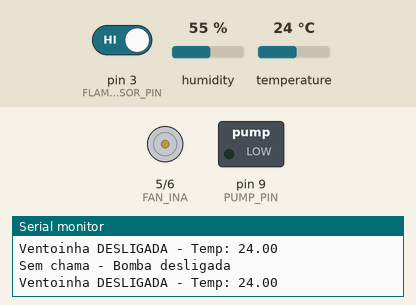
This sketch was run on a simulated Arduino Uno, built with avr-gcc and run on an emulated ATmega328P. Parts: motor-driver pin pairs drawn as motors (green arrow = first pin HIGH = forward, orange = second pin HIGH = backward, longer = more drive), switched loads named in the sketch (green lamp = pin HIGH), the last lines printed to the serial monitor. The inputs (shaded band) are chosen by the test bench; at power-on: temperature 24 °C, pin 3 (FLAME_SENSOR_PIN) HIGH, humidity 55 %.

Above: at 2.8 s.
2.9 s: temperature set to 39.3 °C
5.2 s: temperature set to 40.5 °C
At 7.2 s:
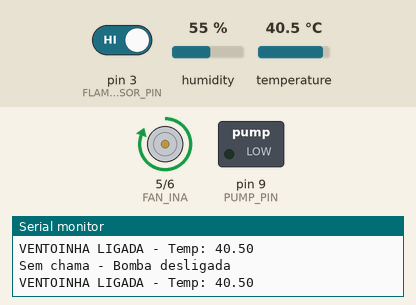
7.5 s: pin 3 (FLAME_SENSOR_PIN) driven LOW
At 9.2 s:
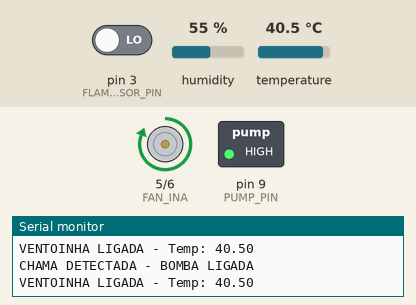
9.5 s: temperature set to 12 °C
At 11.0 s:
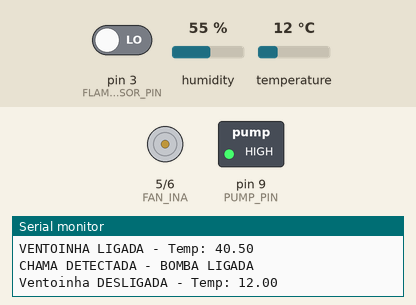
11.6 s: temperature set to 41 °C
At 12.8 s:
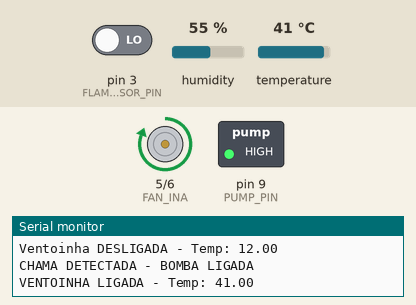
13.6 s: temperature set to 19 °C
At 14.6 s:
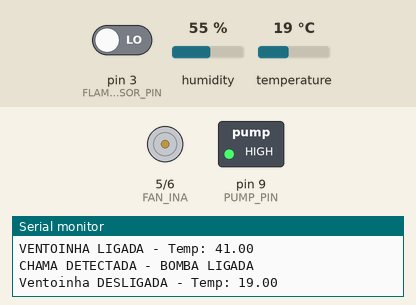
Timing chart, 0 to 16.6 s (numbered marks = the images above; inputs shaded):
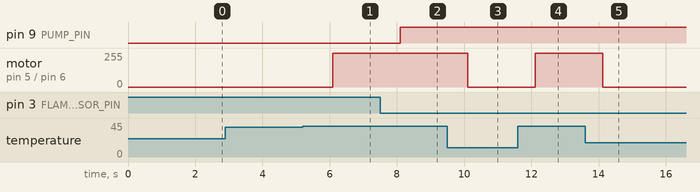

The sketch:

sketch_sem_PID.ino
```cpp
#include <DHT.h>

#define DHTPIN 2
#define DHTTYPE DHT22
#define FLAME_SENSOR_PIN 3
#define FAN_INA 5   // Pino INA do L9110
#define FAN_INB 6   // Pino INB do L9110
#define PUMP_PIN 9   // Pino da bomba d'água

DHT dht(DHTPIN, DHTTYPE);

void setup() {
  Serial.begin(9600);
  dht.begin();

  pinMode(FLAME_SENSOR_PIN, INPUT_PULLUP);  // Sensor de chama com pull-up interno
  pinMode(FAN_INA, OUTPUT);
  pinMode(FAN_INB, OUTPUT);
  pinMode(PUMP_PIN, OUTPUT);

  // Inicia com todos os dispositivos desligados
  digitalWrite(FAN_INA, LOW);
  digitalWrite(FAN_INB, LOW);
  digitalWrite(PUMP_PIN, LOW);

  Serial.println("Sistema iniciado - Modulo L9110");
  Serial.println("Aguardando dados dos sensores...");
}

void loop() {
  float temp = dht.readTemperature();
  bool hasFlame = digitalRead(FLAME_SENSOR_PIN) == LOW;  // LOW = chama detectada

  // Verifica leitura do sensor de temperatura
  if (isnan(temp)) {
    Serial.println("Erro na leitura do DHT22!");
    digitalWrite(FAN_INA, LOW);
    digitalWrite(FAN_INB, LOW);
    delay(2000);
    return;
  }

  // Controle da bomba d'água (com debug detalhado)
  if(hasFlame) {
    digitalWrite(PUMP_PIN, HIGH);
    Serial.println("CHAMA DETECTADA - BOMBA LIGADA");
  } else {
    digitalWrite(PUMP_PIN, LOW);
    Serial.println("Sem chama - Bomba desligada");
  }

  // Controle da ventoinha L9110
  if(temp > 40.0) {
    digitalWrite(FAN_INA, HIGH);
    digitalWrite(FAN_INB, LOW);
    Serial.print("VENTOINHA LIGADA - Temp: ");
    Serial.println(temp);
  } else {
    digitalWrite(FAN_INA, LOW);
    digitalWrite(FAN_INB, LOW);
    Serial.print("Ventoinha DESLIGADA - Temp: ");
    Serial.println(temp);
  }

  delay(1000);  // Intervalo entre leituras
}
```

Measured:
- the behaviour switches between 40 and 40.1 °C on temperature (found by bisection; images 0 and 1)
- after the input at 5.2 s, motor on pin 5 (FAN_INA) / pin 6 (FAN_INB): stopped → forward 255/255 after 0.89 s
- after the input at 7.5 s, pin 9 (PUMP_PIN): LOW → HIGH after 0.60 s
- after the input at 9.5 s, motor on pin 5 (FAN_INA) / pin 6 (FAN_INB): forward 255/255 → stopped after 0.60 s
- after the input at 11.6 s, motor on pin 5 (FAN_INA) / pin 6 (FAN_INB): stopped → forward 255/255 after 0.51 s
- after the input at 13.6 s, motor on pin 5 (FAN_INA) / pin 6 (FAN_INB): forward 255/255 → stopped after 0.52 s
